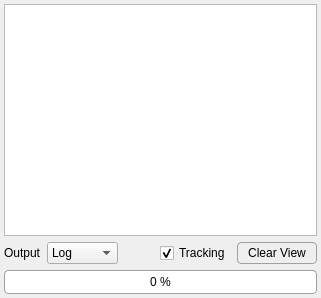
<?xml version="1.0" encoding="UTF-8"?>
<ui version="4.0">
 <class>Form</class>
 <widget class="QWidget" name="Form">
  <property name="geometry">
   <rect>
    <x>0</x>
    <y>0</y>
    <width>321</width>
    <height>298</height>
   </rect>
  </property>
  <property name="windowTitle">
   <string>Form</string>
  </property>
  <property name="styleSheet">
   <string notr="true">QProgressBar {
	border: 1px solid #a0a0a0;   
	border-radius: 4px;
	text-align: center;
}

QProgressBar::chunk {
	background: qlineargradient(x1: 0, y1: 0, x2: 1, y2: 1,
                                stop: 0 #1C76C1, stop: 1 #8CCBFF);
	border-radius: 4px;
}
</string>
  </property>
  <layout class="QVBoxLayout" name="verticalLayout">
   <property name="leftMargin">
    <number>4</number>
   </property>
   <property name="topMargin">
    <number>4</number>
   </property>
   <property name="rightMargin">
    <number>4</number>
   </property>
   <property name="bottomMargin">
    <number>4</number>
   </property>
   <item>
    <widget class="QStackedWidget" name="stackedWidget">
     <property name="font">
      <font>
       <pointsize>9</pointsize>
      </font>
     </property>
     <property name="currentIndex">
      <number>0</number>
     </property>
     <widget class="QWidget" name="page_log">
      <layout class="QVBoxLayout" name="verticalLayout_2">
       <property name="leftMargin">
        <number>0</number>
       </property>
       <property name="topMargin">
        <number>0</number>
       </property>
       <property name="rightMargin">
        <number>0</number>
       </property>
       <property name="bottomMargin">
        <number>0</number>
       </property>
       <item>
        <widget class="QTextEdit" name="textEdit_log">
         <property name="font">
          <font>
           <pointsize>9</pointsize>
          </font>
         </property>
         <property name="cursor" stdset="0">
          <cursorShape>IBeamCursor</cursorShape>
         </property>
         <property name="focusPolicy">
          <enum>Qt::FocusPolicy::ClickFocus</enum>
         </property>
         <property name="verticalScrollBarPolicy">
          <enum>Qt::ScrollBarPolicy::ScrollBarAsNeeded</enum>
         </property>
         <property name="lineWrapMode">
          <enum>QTextEdit::LineWrapMode::WidgetWidth</enum>
         </property>
         <property name="readOnly">
          <bool>true</bool>
         </property>
         <property name="textInteractionFlags">
          <set>Qt::TextInteractionFlag::LinksAccessibleByMouse|Qt::TextInteractionFlag::TextSelectableByKeyboard|Qt::TextInteractionFlag::TextSelectableByMouse</set>
         </property>
        </widget>
       </item>
      </layout>
     </widget>
     <widget class="QWidget" name="page_output">
      <layout class="QVBoxLayout" name="verticalLayout_3">
       <property name="leftMargin">
        <number>0</number>
       </property>
       <property name="topMargin">
        <number>0</number>
       </property>
       <property name="rightMargin">
        <number>0</number>
       </property>
       <property name="bottomMargin">
        <number>0</number>
       </property>
       <item>
        <widget class="QTextEdit" name="textEdit_output">
         <property name="font">
          <font>
           <pointsize>9</pointsize>
          </font>
         </property>
         <property name="cursor" stdset="0">
          <cursorShape>IBeamCursor</cursorShape>
         </property>
         <property name="focusPolicy">
          <enum>Qt::FocusPolicy::ClickFocus</enum>
         </property>
         <property name="verticalScrollBarPolicy">
          <enum>Qt::ScrollBarPolicy::ScrollBarAsNeeded</enum>
         </property>
         <property name="lineWrapMode">
          <enum>QTextEdit::LineWrapMode::WidgetWidth</enum>
         </property>
         <property name="readOnly">
          <bool>true</bool>
         </property>
         <property name="textInteractionFlags">
          <set>Qt::TextInteractionFlag::LinksAccessibleByMouse|Qt::TextInteractionFlag::TextSelectableByKeyboard|Qt::TextInteractionFlag::TextSelectableByMouse</set>
         </property>
        </widget>
       </item>
      </layout>
     </widget>
    </widget>
   </item>
   <item>
    <layout class="QHBoxLayout" name="horizontalLayout_12" stretch="0,2,1,0,0">
     <property name="topMargin">
      <number>0</number>
     </property>
     <item>
      <widget class="QLabel" name="label_9">
       <property name="font">
        <font>
         <pointsize>9</pointsize>
        </font>
       </property>
       <property name="text">
        <string>Output</string>
       </property>
      </widget>
     </item>
     <item>
      <widget class="QComboBox" name="comboBox_output_proc_index">
       <property name="minimumSize">
        <size>
         <width>20</width>
         <height>0</height>
        </size>
       </property>
       <property name="maximumSize">
        <size>
         <width>90</width>
         <height>16777215</height>
        </size>
       </property>
       <property name="font">
        <font>
         <pointsize>9</pointsize>
        </font>
       </property>
       <property name="styleSheet">
        <string notr="true">QComboBox{
	combobox-popup: 0;
}
</string>
       </property>
       <item>
        <property name="text">
         <string>Log</string>
        </property>
       </item>
      </widget>
     </item>
     <item>
      <spacer name="horizontalSpacer">
       <property name="font">
        <font>
         <pointsize>9</pointsize>
        </font>
       </property>
       <property name="orientation">
        <enum>Qt::Orientation::Horizontal</enum>
       </property>
       <property name="sizeType">
        <enum>QSizePolicy::Policy::Preferred</enum>
       </property>
       <property name="sizeHint" stdset="0">
        <size>
         <width>0</width>
         <height>20</height>
        </size>
       </property>
      </spacer>
     </item>
     <item>
      <widget class="QCheckBox" name="checkBox_tracking">
       <property name="enabled">
        <bool>true</bool>
       </property>
       <property name="font">
        <font>
         <pointsize>9</pointsize>
        </font>
       </property>
       <property name="styleSheet">
        <string notr="true">QCheckBox::hover{
   color:  blue;
}</string>
       </property>
       <property name="text">
        <string>Tracking</string>
       </property>
       <property name="checked">
        <bool>true</bool>
       </property>
      </widget>
     </item>
     <item>
      <widget class="QPushButton" name="pushButton_clear">
       <property name="minimumSize">
        <size>
         <width>80</width>
         <height>22</height>
        </size>
       </property>
       <property name="font">
        <font>
         <pointsize>9</pointsize>
        </font>
       </property>
       <property name="styleSheet">
        <string notr="true">QPushButton {
    color: #000000;
    border: 1px solid #a0a0a0;
	border-radius: 4px;
    background: qlineargradient(x1: 0, y1: 0, x2: 1, y2: 1,
                                stop: 0 #fcfcfc, stop: 1 #eeeeee);
}

QPushButton::hover {
    border: 1px solid blue;
    border-radius: 4px;
	background: qlineargradient(x1: 0, y1: 0, x2: 1, y2: 1,
                                stop: 0 #e5f1fb, stop: 1 #c1e0fa);
}

QPushButton::pressed {
    border: 1px solid blue;
    border-radius: 4px;
	background: qlineargradient(x1: 0, y1: 0, x2: 1, y2: 1,
                                stop: 0 #c1e0fa, stop: 1 #e5f1fb);
}

QPushButton::disabled {
    border-radius: 4px;
	background-color: #dddddd;
}</string>
       </property>
       <property name="text">
        <string>Clear View</string>
       </property>
      </widget>
     </item>
    </layout>
   </item>
   <item>
    <widget class="QProgressBar" name="progressBar">
     <property name="maximumSize">
      <size>
       <width>16777215</width>
       <height>16777215</height>
      </size>
     </property>
     <property name="font">
      <font>
       <pointsize>9</pointsize>
      </font>
     </property>
     <property name="styleSheet">
      <string notr="true"/>
     </property>
     <property name="value">
      <number>0</number>
     </property>
     <property name="alignment">
      <set>Qt::AlignmentFlag::AlignCenter</set>
     </property>
     <property name="textVisible">
      <bool>true</bool>
     </property>
     <property name="invertedAppearance">
      <bool>false</bool>
     </property>
     <property name="format">
      <string>%p %</string>
     </property>
    </widget>
   </item>
  </layout>
 </widget>
 <resources/>
 <connections/>
</ui>
